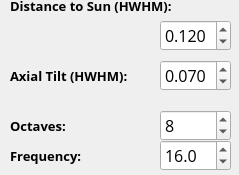
        <widget class="QWidget" name="mpTemperature">
         <property name="geometry">
          <rect>
           <x>0</x>
           <y>0</y>
           <width>239</width>
           <height>175</height>
          </rect>
         </property>
         <attribute name="label">
          <string>Temperature</string>
         </attribute>
         <widget class="QSpinBox" name="spnTempOct">
          <property name="geometry">
           <rect>
            <x>160</x>
            <y>110</y>
            <width>71</width>
            <height>31</height>
           </rect>
          </property>
          <property name="font">
           <font>
            <family>Open Sans</family>
            <pointsize>12</pointsize>
           </font>
          </property>
          <property name="value">
           <number>8</number>
          </property>
         </widget>
         <widget class="QLabel" name="label_79">
          <property name="geometry">
           <rect>
            <x>10</x>
            <y>110</y>
            <width>151</width>
            <height>31</height>
           </rect>
          </property>
          <property name="font">
           <font>
            <family>Open Sans</family>
            <pointsize>10</pointsize>
            <weight>75</weight>
            <bold>true</bold>
           </font>
          </property>
          <property name="text">
           <string>Octaves:</string>
          </property>
         </widget>
         <widget class="QDoubleSpinBox" name="spnDistSun">
          <property name="geometry">
           <rect>
            <x>160</x>
            <y>20</y>
            <width>71</width>
            <height>31</height>
           </rect>
          </property>
          <property name="font">
           <font>
            <family>Open Sans</family>
            <pointsize>12</pointsize>
           </font>
          </property>
          <property name="decimals">
           <number>3</number>
          </property>
          <property name="maximum">
           <double>1.000000000000000</double>
          </property>
          <property name="singleStep">
           <double>0.010000000000000</double>
          </property>
          <property name="value">
           <double>0.120000000000000</double>
          </property>
         </widget>
         <widget class="QLabel" name="label_80">
          <property name="geometry">
           <rect>
            <x>10</x>
            <y>140</y>
            <width>151</width>
            <height>31</height>
           </rect>
          </property>
          <property name="font">
           <font>
            <family>Open Sans</family>
            <pointsize>10</pointsize>
            <weight>75</weight>
            <bold>true</bold>
           </font>
          </property>
          <property name="text">
           <string>Frequency:</string>
          </property>
         </widget>
         <widget class="QLabel" name="label_81">
          <property name="geometry">
           <rect>
            <x>10</x>
            <y>60</y>
            <width>151</width>
            <height>31</height>
           </rect>
          </property>
          <property name="font">
           <font>
            <family>Open Sans</family>
            <pointsize>10</pointsize>
            <weight>75</weight>
            <bold>true</bold>
           </font>
          </property>
          <property name="text">
           <string>Axial Tilt (HWHM):</string>
          </property>
         </widget>
         <widget class="QDoubleSpinBox" name="spnAxTilt">
          <property name="geometry">
           <rect>
            <x>160</x>
            <y>60</y>
            <width>71</width>
            <height>31</height>
           </rect>
          </property>
          <property name="font">
           <font>
            <family>Open Sans</family>
            <pointsize>12</pointsize>
           </font>
          </property>
          <property name="decimals">
           <number>3</number>
          </property>
          <property name="minimum">
           <double>-0.250000000000000</double>
          </property>
          <property name="maximum">
           <double>0.250000000000000</double>
          </property>
          <property name="singleStep">
           <double>0.010000000000000</double>
          </property>
          <property name="value">
           <double>0.070000000000000</double>
          </property>
         </widget>
         <widget class="QLabel" name="label_82">
          <property name="geometry">
           <rect>
            <x>10</x>
            <y>-10</y>
            <width>181</width>
            <height>31</height>
           </rect>
          </property>
          <property name="font">
           <font>
            <family>Open Sans</family>
            <pointsize>10</pointsize>
            <weight>75</weight>
            <bold>true</bold>
           </font>
          </property>
          <property name="text">
           <string>Distance to Sun (HWHM):</string>
          </property>
         </widget>
         <widget class="QDoubleSpinBox" name="spnTempFreq">
          <property name="geometry">
           <rect>
            <x>160</x>
            <y>140</y>
            <width>71</width>
            <height>31</height>
           </rect>
          </property>
          <property name="font">
           <font>
            <family>Open Sans</family>
            <pointsize>12</pointsize>
           </font>
          </property>
          <property name="decimals">
           <number>1</number>
          </property>
          <property name="maximum">
           <double>256.000000000000000</double>
          </property>
          <property name="singleStep">
           <double>8.000000000000000</double>
          </property>
          <property name="value">
           <double>16.000000000000000</double>
          </property>
         </widget>
        </widget>
